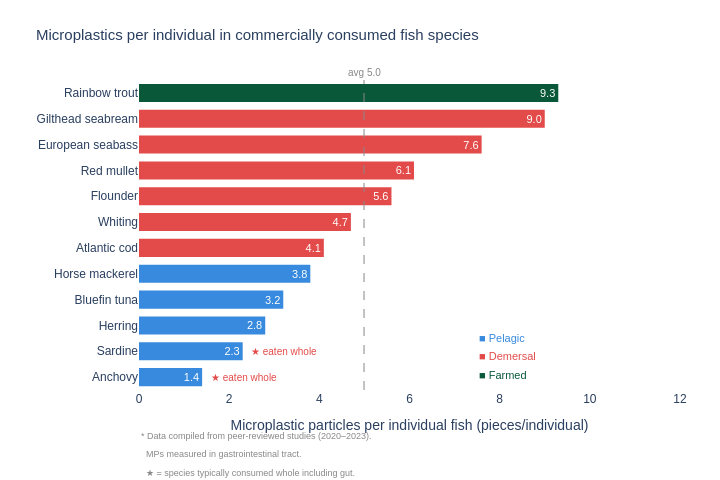

The code cell stored with this chart in its notebook:
### Code cell
# Sort by mp_per_individual
fish_to_human = fish_to_human.sort_values("mp_per_individual", ascending=True).copy()

# Colors by habitat
habitat_colors = {
    "Pelagic":  "#378ADD",
    "Demersal": "#E24B4A",
    "Farmed":   "#0A583A",
}

fig4 = go.Figure()

for _, row in fish_to_human.iterrows():
    color = habitat_colors[row["habitat"]]
    # Add bar
    fig4.add_trace(go.Bar(
        x=[row["mp_per_individual"]],
        y=[row["common_name"]],
        orientation="h",
        marker_color=color,
        marker_line_width=0,
        showlegend=False,
        text=f"{row['mp_per_individual']}",
        textposition="inside",
        textfont=dict(color="white", size=11),
        hovertemplate=(
            f"<b>{row['common_name']}</b><br>"
            f"MPs/individual: {row['mp_per_individual']}<br>"
            f"Habitat: {row['habitat']}<br>"
            f"Feeding: {row['feeding_type']}<br>"
            f"Region: {row['region']}<br>"
            f"Source: {row['source']}"
            "<extra></extra>"
        )
    ))

    # Star marker for species consumed whole
    if row["consumed_whole"]:
        fig4.add_annotation(
            x=row["mp_per_individual"] + 0.15,
            y=row["common_name"],
            text="★ eaten whole",
            showarrow=False,
            font=dict(size=10, color="#E24B4A"),
            xanchor="left",
            yanchor="middle",
        )

# Legend manually as annotations
fig4.add_annotation(
    x=7.5, y=1.5,
    text="■ Pelagic",
    showarrow=False,
    font=dict(size=11, color="#378ADD"),
    xanchor="left",
)
fig4.add_annotation(
    x=7.5, y=0.8,
    text="■ Demersal",
    showarrow=False,
    font=dict(size=11, color="#E24B4A"),
    xanchor="left",
)

fig4.add_annotation(
    x=7.5, y=0.1,
    text="■ Farmed",
    showarrow=False,
    font=dict(size=11, color="#0A583A"),
    xanchor="left",
)

# Average line
avg = fish_to_human["mp_per_individual"].mean()
fig4.add_vline(
    x=avg,
    line_dash="dash",
    line_color="#888",
    line_width=1,
    annotation_text=f"avg {avg:.1f}",
    annotation_position="top",
    annotation_font_size=10,
    annotation_font_color="#888",
)

fig4.update_layout(
    title=dict(
        text="Microplastics per individual in commercially consumed fish species",
        font=dict(size=15)
    ),
  xaxis=dict(
    title="Microplastic particles per individual fish (pieces/individual)",
    range=[0, 12],
    ),
    yaxis=dict(title=""),
    plot_bgcolor="white",
    paper_bgcolor="white",
    font=dict(family="sans-serif", size=12),
    margin=dict(t=80, b=90, l=130, r=40),
    height=480,
    width=720,
    bargap=0.3,
)

fig4.add_annotation(
    text="* Data compiled from peer-reviewed studies (2020–2023).",
    xref="paper", yref="paper",
    x=0, y=-0.17,
    showarrow=False,
    font=dict(size=9, color="#888"),
    xanchor="left"
)

fig4.add_annotation(
    text="  MPs measured in gastrointestinal tract.",
    xref="paper", yref="paper",
    x=0, y=-0.23,
    showarrow=False,
    font=dict(size=9, color="#888"),
    xanchor="left"
)

fig4.add_annotation(
    text="  ★ = species typically consumed whole including gut.",
    xref="paper", yref="paper",
    x=0, y=-0.29,
    showarrow=False,
    font=dict(size=9, color="#888"),
    xanchor="left"
)

fig4.show()
fig4.write_html("../figures/q3_bonus_mp_in_edible_fish.html")

### Figure 1 — Plotly figure (JSON) as saved in the notebook; plotly's stock layout.template omitted (floating-point values rounded to 4 significant figures)
{"data": [{"hovertemplate": "<b>Anchovy</b><br>MPs/individual: 1.4<br>Habitat: Pelagic<br>Feeding: Selective feeder<br>Region: Mediterranean<br>Source: Danopoulos et al. 2020<extra></extra>", "marker": {"color": "#378ADD", "line": {"width": 0}}, "orientation": "h", "showlegend": false, "text": "1.4", "textfont": {"color": "white", "size": 11}, "textposition": "inside", "type": "bar", "x": [1.4], "y": ["Anchovy"]}, {"hovertemplate": "<b>Sardine</b><br>MPs/individual: 2.3<br>Habitat: Pelagic<br>Feeding: Filter feeder<br>Region: Mediterranean<br>Source: Danopoulos et al. 2020<extra></extra>", "marker": {"color": "#378ADD", "line": {"width": 0}}, "orientation": "h", "showlegend": false, "text": "2.3", "textfont": {"color": "white", "size": 11}, "textposition": "inside", "type": "bar", "x": [2.3], "y": ["Sardine"]}, {"hovertemplate": "<b>Herring</b><br>MPs/individual: 2.8<br>Habitat: Pelagic<br>Feeding: Filter feeder<br>Region: Baltic Sea<br>Source: Baltic Sea study 2023<extra></extra>", "marker": {"color": "#378ADD", "line": {"width": 0}}, "orientation": "h", "showlegend": false, "text": "2.8", "textfont": {"color": "white", "size": 11}, "textposition": "inside", "type": "bar", "x": [2.8], "y": ["Herring"]}, {"hovertemplate": "<b>Bluefin tuna</b><br>MPs/individual: 3.2<br>Habitat: Pelagic<br>Feeding: Apex predator<br>Region: Mediterranean<br>Source: Frontiers 2023<extra></extra>", "marker": {"color": "#378ADD", "line": {"width": 0}}, "orientation": "h", "showlegend": false, "text": "3.2", "textfont": {"color": "white", "size": 11}, "textposition": "inside", "type": "bar", "x": [3.2], "y": ["Bluefin tuna"]}, {"hovertemplate": "<b>Horse mackerel</b><br>MPs/individual: 3.8<br>Habitat: Pelagic<br>Feeding: Opportunistic<br>Region: Iberian Peninsula<br>Source: Frontiers 2023<extra></extra>", "marker": {"color": "#378ADD", "line": {"width": 0}}, "orientation": "h", "showlegend": false, "text": "3.8", "textfont": {"color": "white", "size": 11}, "textposition": "inside", "type": "bar", "x": [3.8], "y": ["Horse mackerel"]}, {"hovertemplate": "<b>Atlantic cod</b><br>MPs/individual: 4.1<br>Habitat: Demersal<br>Feeding: Opportunistic<br>Region: Baltic Sea<br>Source: Baltic Sea study 2023<extra></extra>", "marker": {"color": "#E24B4A", "line": {"width": 0}}, "orientation": "h", "showlegend": false, "text": "4.1", "textfont": {"color": "white", "size": 11}, "textposition": "inside", "type": "bar", "x": [4.1], "y": ["Atlantic cod"]}, {"hovertemplate": "<b>Whiting</b><br>MPs/individual: 4.7<br>Habitat: Demersal<br>Feeding: Opportunistic<br>Region: Black Sea<br>Source: Black Sea study 2023<extra></extra>", "marker": {"color": "#E24B4A", "line": {"width": 0}}, "orientation": "h", "showlegend": false, "text": "4.7", "textfont": {"color": "white", "size": 11}, "textposition": "inside", "type": "bar", "x": [4.7], "y": ["Whiting"]}, {"hovertemplate": "<b>Flounder</b><br>MPs/individual: 5.6<br>Habitat: Demersal<br>Feeding: Demersal feeder<br>Region: Baltic Sea<br>Source: Baltic Sea study 2023<extra></extra>", "marker": {"color": "#E24B4A", "line": {"width": 0}}, "orientation": "h", "showlegend": false, "text": "5.6", "textfont": {"color": "white", "size": 11}, "textposition": "inside", "type": "bar", "x": [5.6], "y": ["Flounder"]}, {"hovertemplate": "<b>Red mullet</b><br>MPs/individual: 6.1<br>Habitat: Demersal<br>Feeding: Demersal feeder<br>Region: Black Sea<br>Source: Black Sea study 2023<extra></extra>", "marker": {"color": "#E24B4A", "line": {"width": 0}}, "orientation": "h", "showlegend": false, "text": "6.1", "textfont": {"color": "white", "size": 11}, "textposition": "inside", "type": "bar", "x": [6.1], "y": ["Red mullet"]}, {"hovertemplate": "<b>European seabass</b><br>MPs/individual: 7.6<br>Habitat: Demersal<br>Feeding: Opportunistic<br>Region: Black Sea<br>Source: Black Sea study 2023<extra></extra>", "marker": {"color": "#E24B4A", "line": {"width": 0}}, "orientation": "h", "showlegend": false, "text": "7.6", "textfont": {"color": "white", "size": 11}, "textposition": "inside", "type": "bar", "x": [7.6], "y": ["European seabass"]}, {"hovertemplate": "<b>Gilthead seabream</b><br>MPs/individual: 9.0<br>Habitat: Demersal<br>Feeding: Omnivore<br>Region: Black Sea<br>Source: Black Sea study 2023<extra></extra>", "marker": {"color": "#E24B4A", "line": {"width": 0}}, "orientation": "h", "showlegend": false, "text": "9.0", "textfont": {"color": "white", "size": 11}, "textposition": "inside", "type": "bar", "x": [9], "y": ["Gilthead seabream"]}, {"hovertemplate": "<b>Rainbow trout</b><br>MPs/individual: 9.3<br>Habitat: Farmed<br>Feeding: Opportunistic<br>Region: Black Sea<br>Source: Black Sea study 2023<extra></extra>", "marker": {"color": "#0A583A", "line": {"width": 0}}, "orientation": "h", "showlegend": false, "text": "9.3", "textfont": {"color": "white", "size": 11}, "textposition": "inside", "type": "bar", "x": [9.3], "y": ["Rainbow trout"]}], "layout": {"annotations": [{"font": {"color": "#E24B4A", "size": 10}, "showarrow": false, "text": "★ eaten whole", "x": 1.55, "xanchor": "left", "y": "Anchovy", "yanchor": "middle"}, {"font": {"color": "#E24B4A", "size": 10}, "showarrow": false, "text": "★ eaten whole", "x": 2.45, "xanchor": "left", "y": "Sardine", "yanchor": "middle"}, {"font": {"color": "#378ADD", "size": 11}, "showarrow": false, "text": "■ Pelagic", "x": 7.5, "xanchor": "left", "y": 1.5}, {"font": {"color": "#E24B4A", "size": 11}, "showarrow": false, "text": "■ Demersal", "x": 7.5, "xanchor": "left", "y": 0.8}, {"font": {"color": "#0A583A", "size": 11}, "showarrow": false, "text": "■ Farmed", "x": 7.5, "xanchor": "left", "y": 0.1}, {"font": {"color": "#888", "size": 10}, "showarrow": false, "text": "avg 5.0", "x": 4.992, "xanchor": "center", "xref": "x", "y": 1, "yanchor": "bottom", "yref": "y domain"}, {"font": {"color": "#888", "size": 9}, "showarrow": false, "text": "* Data compiled from peer-reviewed studies (2020–2023).", "x": 0, "xanchor": "left", "xref": "paper", "y": -0.17, "yref": "paper"}, {"font": {"color": "#888", "size": 9}, "showarrow": false, "text": "  MPs measured in gastrointestinal tract.", "x": 0, "xanchor": "left", "xref": "paper", "y": -0.23, "yref": "paper"}, {"font": {"color": "#888", "size": 9}, "showarrow": false, "text": "  ★ = species typically consumed whole including gut.", "x": 0, "xanchor": "left", "xref": "paper", "y": -0.29, "yref": "paper"}], "bargap": 0.3, "font": {"family": "sans-serif", "size": 12}, "height": 480, "margin": {"b": 90, "l": 130, "r": 40, "t": 80}, "paper_bgcolor": "white", "plot_bgcolor": "white", "shapes": [{"line": {"color": "#888", "dash": "dash", "width": 1}, "type": "line", "x0": 4.992, "x1": 4.992, "xref": "x", "y0": 0, "y1": 1, "yref": "y domain"}], "title": {"font": {"size": 15}, "text": "Microplastics per individual in commercially consumed fish species"}, "width": 720, "xaxis": {"range": [0, 12], "title": {"text": "Microplastic particles per individual fish (pieces/individual)"}}, "yaxis": {"title": {"text": ""}}}}
